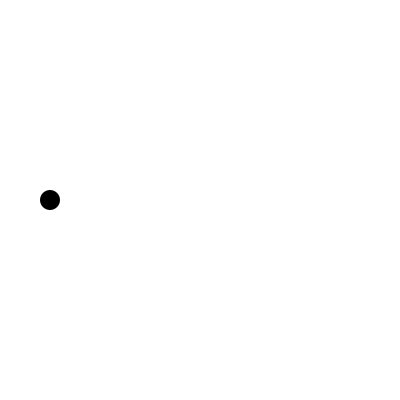
Frame 1 (no input)
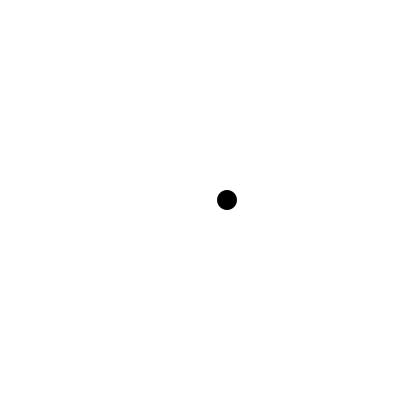
Frame 60 (the mouse pressed at the canvas centre just before this capture)
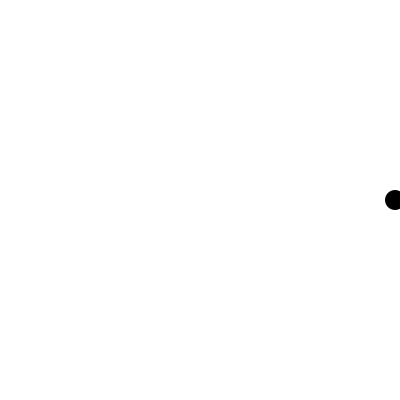
Frame 120 (the mouse held since frame 60 and released just before this capture)

The Processing sketch that drew these frames (run headless with seeded random() and noise(); from frame 60 on, the mouse is pressed at the canvas centre):

// Processing sketch: bouncingBall
// ── bouncingBall.pde
int ballX, ballY, ballSize;
int speed; 

void setup () {
  size (400, 400); 
  noStroke(); 
  ballX = 50; 
  ballY = height/2; 
  ballSize = 20; 
  speed = 3; 
}


void draw() {
  background (255); 
  fill (0); 
  ellipse (ballX, ballY, ballSize, ballSize); 
 
  if (ballX > width || ballX < 0) {
     speed = speed * -1;
  } 
  ballX+=speed;
  println (ballX); 
}
